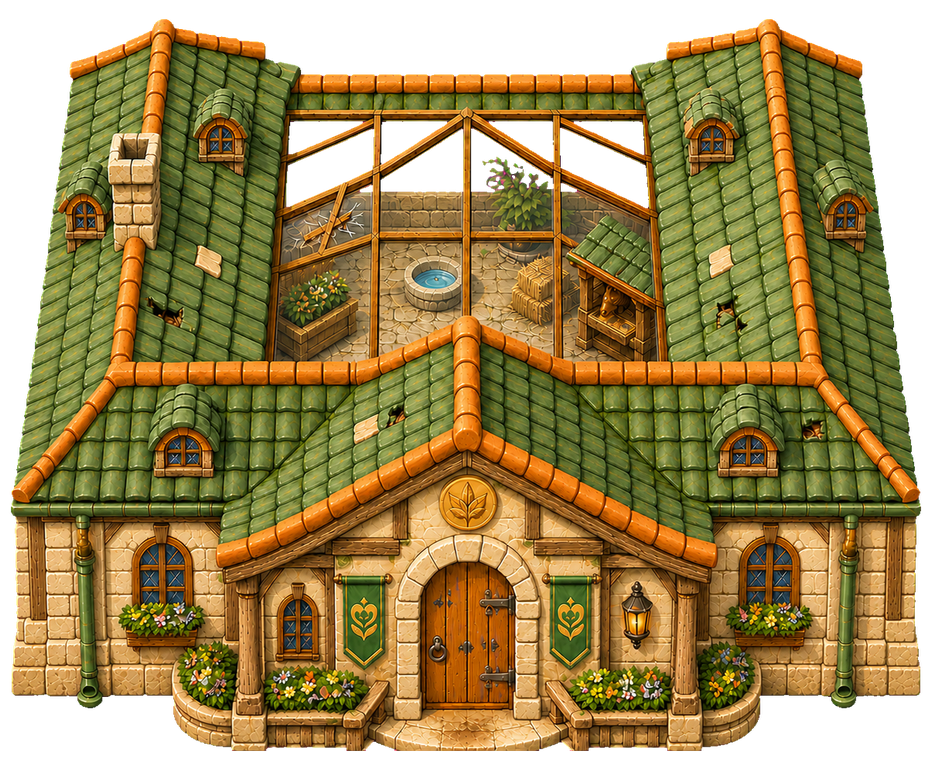
#> input picture assets/cutout/batiment/BT-001-v10.png, 932 x 757 px, shrunk from 1536 x 1248 before the run, found by its file name
$ python check-witness-tile.py ../assets/cutout/batiment/BT-001-v10.png
#> lines starting #> are read from the running program, lines starting #| are printed output that depends on the picture
#!/usr/bin/env python3
"""Check that the witness tile is exactly one grid tile, aligned to the grid.

The witness tile only proves anything if it is verified: this measures the filled square in the bottom
left corner and reports its real position and size in pixels against the expected tile.
"""
import sys
from pathlib import Path

from PIL import Image

ASSETS = Path(__file__).resolve().parent.parent / "assets" / "revue-da"
TILE = 48


def dominant_corner_colour(image, size):
    return image.getpixel((4, image.height - 5))


def measure(path: Path):
    image = Image.open(path).convert("RGB")
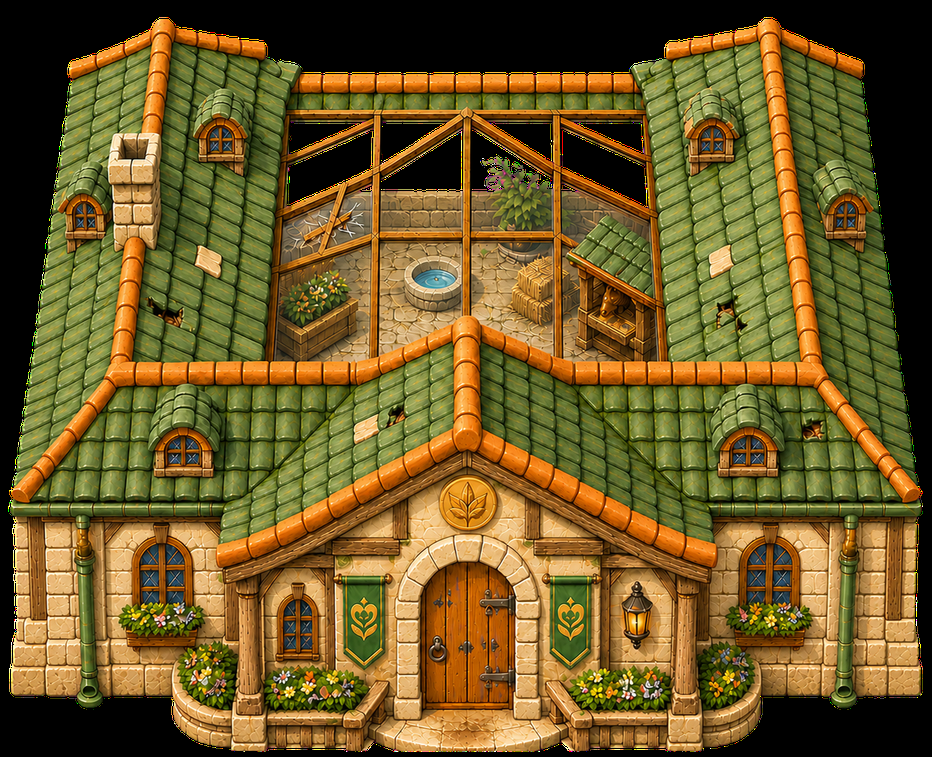
#> image: PIL image 932x757 RGB; mean R, G, B 111.3, 90.4, 38.9
    target = dominant_corner_colour(image, TILE)
#> target = (0, 0, 0)

    def matches(x, y):
        pixel = image.getpixel((x, y))
#> pixel = (0, 0, 0)

        return all(abs(a - b) < 28 for a, b in zip(pixel, target))

    width = 0
    while width < image.width and matches(width, image.height - 5):
        width += 1
#> after the loop, width = 932
    height = 0
    while height < image.height and matches(4, image.height - 1 - height):
        height += 1
#> after the loop, height = 757

    print(f"{path.name}: image {image.width}x{image.height}, "
          f"témoin mesuré {width}x{height} px "
          f"(attendu {TILE}x{TILE}) — {'OK' if width == TILE and height == TILE else 'ÉCART'}")
#| BT-001-v10.png: image 932x757, témoin mesuré 932x757 px (attendu 48x48) — ÉCART


for name in sys.argv[1:]:
    measure(ASSETS / name)

$ run again, on assets/cutout/batiment/BT-001-v13.png
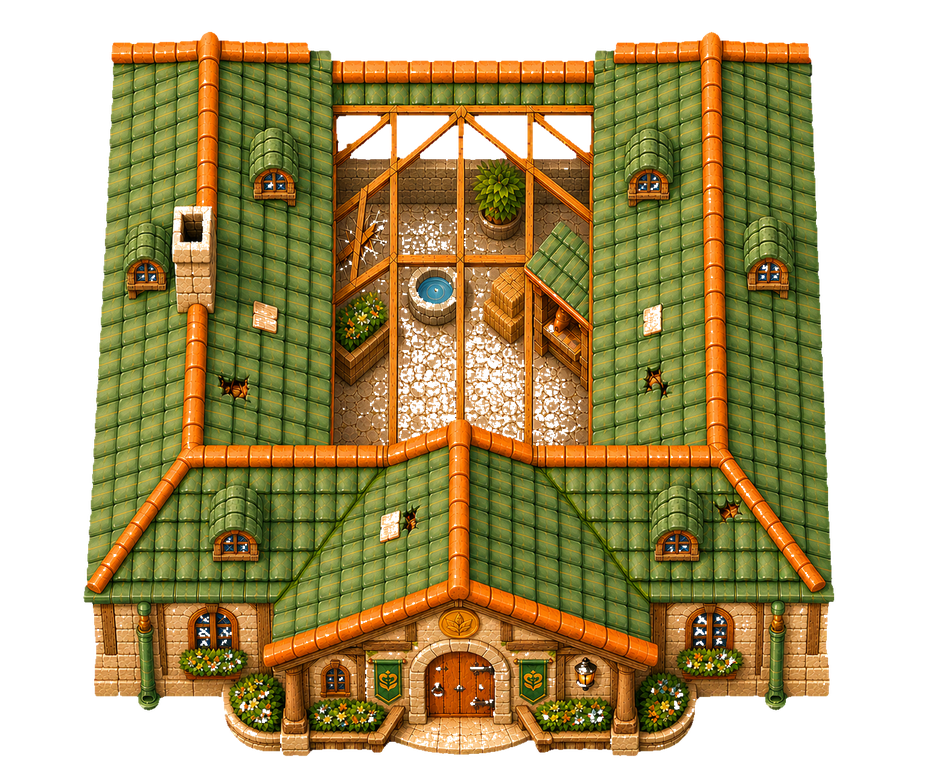
#> input picture assets/cutout/batiment/BT-001-v13.png, 927 x 761 px, shrunk from 1536 x 1261 before the run, found by its file name
#> in measure, `image = Image.open(path).convert("RGB")`:
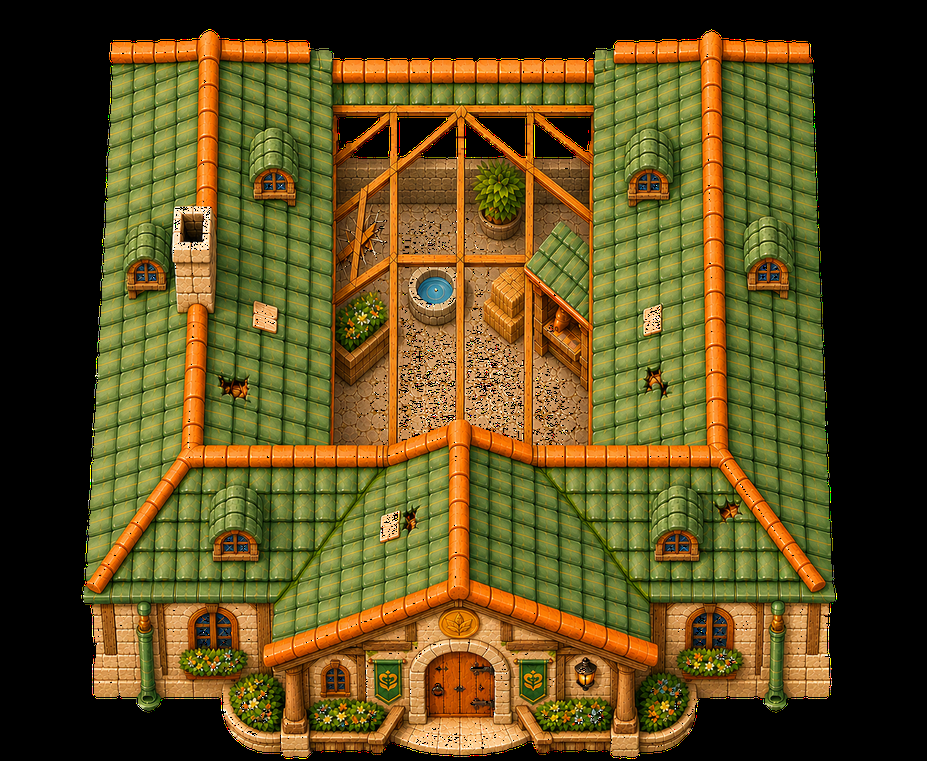
#> image: PIL image 927x761 RGB; mean R, G, B 93.2, 77.3, 30.2
#> target = (0, 0, 0)
#> after the loop in measure, `while width < image.width and matches(width, image.height - 5):`: width = 285
#> in measure, `height = 0`: height = 0
#> after the loop in measure, `while height < image.height and matches(4, image.height - 1 - height):`: height = 761
#| BT-001-v13.png: image 927x761, témoin mesuré 285x761 px (attendu 48x48) — ÉCART

$ run again, on assets/cutout/batiment/BT-001-v14.png
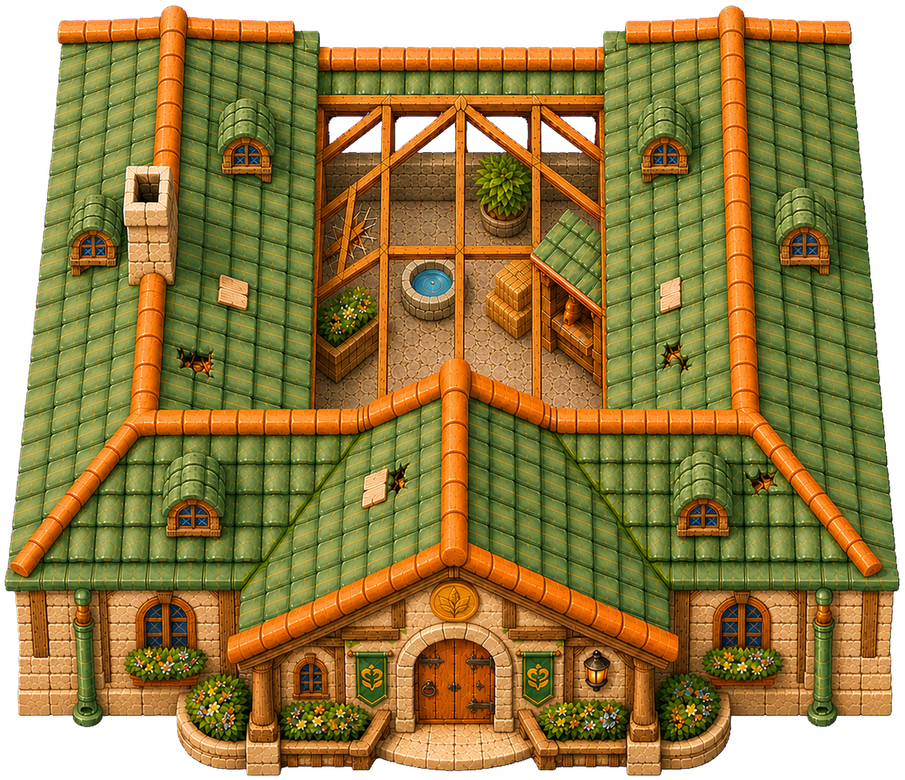
#> input picture assets/cutout/batiment/BT-001-v14.png, 905 x 780 px, shrunk from 1536 x 1324 before the run, found by its file name
#> in measure, `image = Image.open(path).convert("RGB")`:
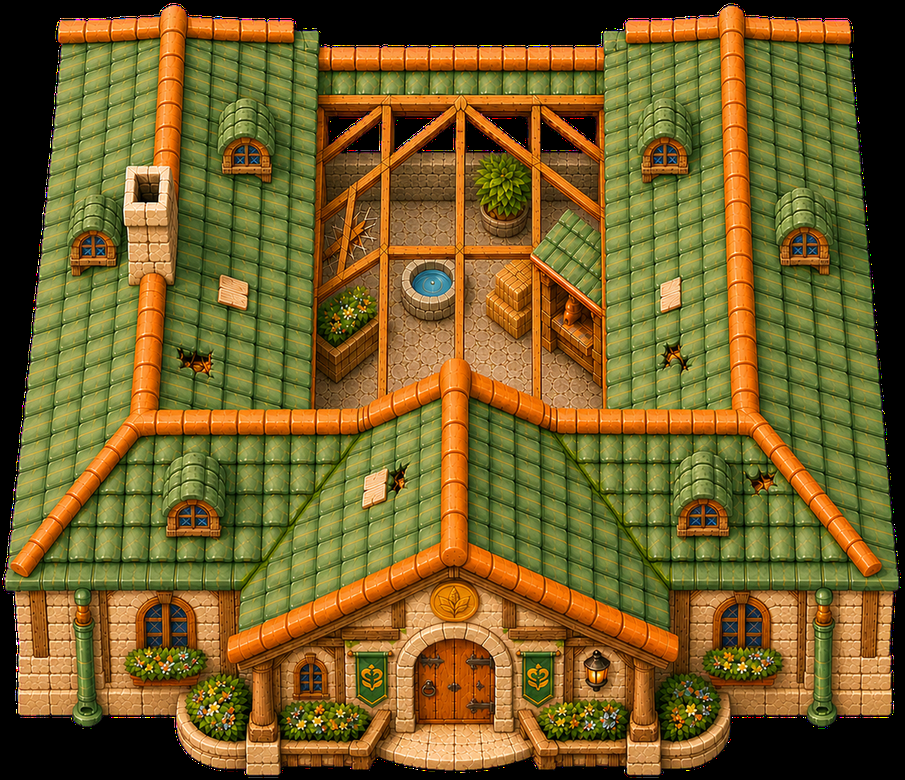
#> image: PIL image 905x780 RGB; mean R, G, B 116.8, 95.9, 39.7
#> target = (0, 0, 0)
#> after the loop in measure, `while width < image.width and matches(width, image.height - 5):`: width = 248
#> in measure, `height = 0`: height = 0
#> after the loop in measure, `while height < image.height and matches(4, image.height - 1 - height):`: height = 189
#| BT-001-v14.png: image 905x780, témoin mesuré 248x189 px (attendu 48x48) — ÉCART
